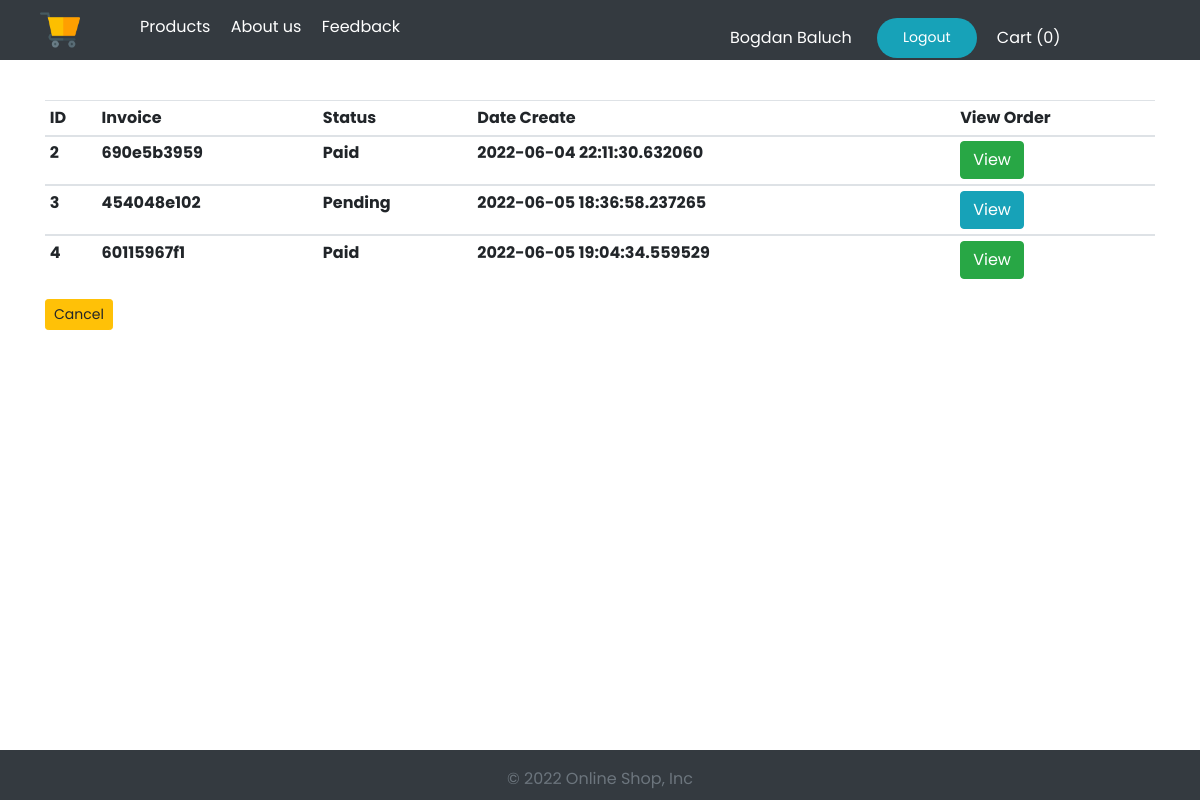
The page /customerorder (signed in) on the database its author committed.
### shop/customers/model.py (models this page shows, shortened)
class Register(db.Model, UserMixin):
    id = db.Column(db.Integer, primary_key=True)
    first_name = db.Column(db.String(30), unique=False)
    last_name = db.Column(db.String(30), unique=False)
    username = db.Column(db.String(50), unique=True)
    email = db.Column(db.String(50), unique=True)
    password = db.Column(db.String(200), unique=False)
    country = db.Column(db.String(50), unique=False)
    city = db.Column(db.String(50), unique=False)
    contact = db.Column(db.String(50), unique=False)
    address = db.Column(db.String(50), unique=False)
    profile = db.Column(db.String(200), unique=False, default='profile.jpg')
    date_created = db.Column(db.DateTime, nullable=False, default=datetime.utcnow)

class CustomerOrder(db.Model):
    id = db.Column(db.Integer, primary_key=True)
    invoice = db.Column(db.String(20), unique=True, nullable=False)
    status = db.Column(db.String(20), default='Pending', nullable=False)
    customer_id = db.Column(db.Integer, unique=False, nullable=False)
    date_created = db.Column(db.DateTime, default=datetime.utcnow, nullable=False)
    orders = db.Column(JsonEcodedDict)

### shop/customers/routes.py (the view)
@app.route('/customerorder')
@login_required
def customer_order():
    if current_user.is_authenticated:
        customer_id = current_user.id
    orders = CustomerOrder.query.filter_by(customer_id=customer_id)
    return render_template('customer/customer_order.html', categories=categories(),
                           brands=brands(), orders=orders)

### shop/customers/model.py (called while the page is built)
@login_manager.user_loader
def user_loader(user_id):
    return Register.query.get(user_id)

    def process_result_value(self, value, dialect):
        if value is None:
            return {}
        else:
            return json.loads(value)

### shop/products/routes.py (called while the page is built)
def brands():
    brands = Brand.query.join(Addproduct, (Brand.id == Addproduct.brand_id)).all()
    return brands

def categories():
    categories = Category.query.join(Addproduct, (Category.id == Addproduct.category_id)).all()
    return categories

### shop/templates/customer/customer_order.html (shortened to what this page needs)
{% extends "layout.html" %}
{% block content %}
    {% include 'navbars.html' %}
    <div class="container mt-4">
        <div class="row" style="margin-top: 100px">
            <div class="col-md-12">
                <table class="table table-sm">
                    <thead>
                    <th>ID</th>
                    <th>Invoice</th>
                    <th>Status</th>
                    <th>Date Create</th>
                    <th>View Order</th>
                    </thead>
                    <tbody>
                    {% for order in orders %}
                        <th>{{ order.id }}</th>
                        <th>{{ order.invoice }}</th>
                        <th>{{ order.status }}</th>
                        <th>{{ order.date_created }}</th>
                        <th>
                            {% if order.status == "Paid" %}
                            <a href="{{ url_for('orderss',invoice=order.invoice) }}" class="btn btn-success">View</a>
                            {% else %}
                            <a href="{{ url_for('orderss',invoice=order.invoice) }}" class="btn btn-info">View</a>
                            {% endif %}
                        </th>
                        </tbody>
                    {% endfor %}
                </table>
                <a href="{{ url_for('profile_info') }}" class=" btn btn-warning btn-sm">Cancel</a>
            </div>
        </div>
    </div>
    <footer class="footer fixed-bottom navbar-dark bg-dark" style="clear: both;
            margin-top: 320px;
            position: center;
            height: 50px;
            ">
        <div style="text-align: center">
            <span class="text-muted">&copy; 2022 Online Shop, Inc</span>
        </div>
    </footer>
{% endblock content %}

### shop/templates/navbars.html (shortened to what this page needs)
<header class="header fixed-top">
    <div class="header__nav">
        <a class="header__brand" href="/">
            <img src="../static/icons/shopping-cart.png" alt="">
        </a>
        <ul class="navbar__menu-list">
            <li class="navbar__menu-item">
                <a href="/">Products</a>
            </li>
            <li class="navbar__menu-item">
                <a href="{{ url_for('about_us') }}">About us</a>
            </li>
            <li class="navbar__menu-item">
                <a href="{{ url_for('contact') }}">Feedback</a>
            </li>
        </ul>
    </div>
    <div>
        <form class="header__form" action="#">
            {% if current_user.is_authenticated %}
                <a href="{{ url_for('profile_info') }}"
                   class="nav-link-username">{{ current_user.first_name }} {{ current_user.last_name }}</a>
                <button class="nav__item btn-login">
                    <a data-toggle="modal" data-target="#exampleModal" class="nav-link">Logout</a>
                </button>
            {% endif %}
            <div>
                <a href="{{ url_for('getCart') }}" class="nav__cart"> Cart
                    ({{ session['Shoppingcart']|length }}) </a>
            </div>
        </form>
    </div>
</header>

### rows shown on the page
Register: first_name "Bogdan", last_name "Baluch"
CustomerOrder: id "2", invoice "690e5b3959", status "Paid", date_created "2022-06-04 22:11:30.632060"
CustomerOrder: id "3", invoice "454048e102", status "Pending", date_created "2022-06-05 18:36:58.237265"
CustomerOrder: id "4", invoice "60115967f1", status "Paid", date_created "2022-06-05 19:04:34.559529"

### other values the page prints
{{ session['Shoppingcart']|length }} "0"
